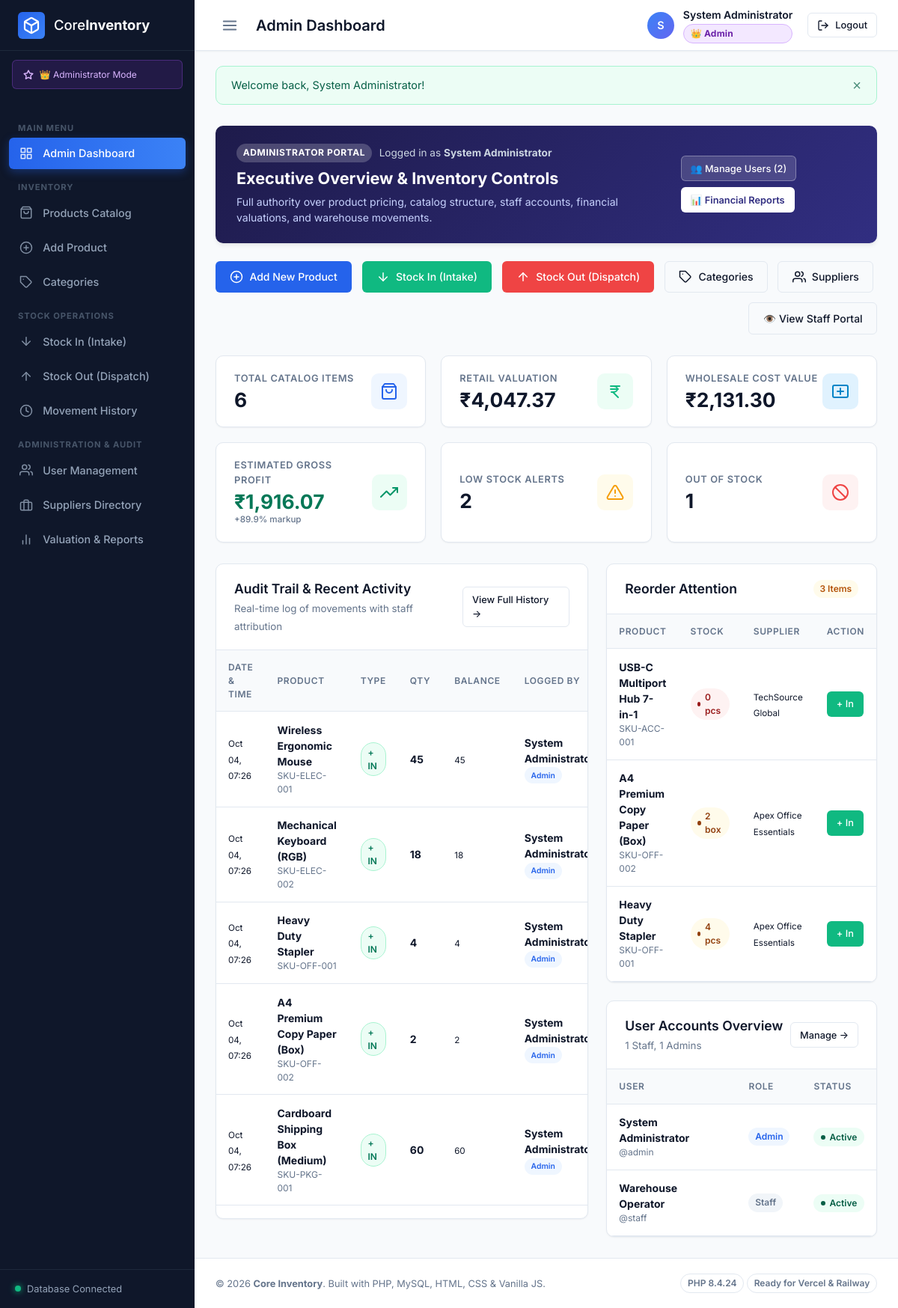
The app's page /pages/admin-dashboard.php (signed in) with its own data.
### tables this page shows
CREATE TABLE `stock_transactions` (
    `id` INT UNSIGNED NOT NULL AUTO_INCREMENT,
    `product_id` INT UNSIGNED NOT NULL,
    `user_id` INT UNSIGNED NULL,
    `type` ENUM('IN', 'OUT') NOT NULL,
    `quantity` INT NOT NULL,
    `balance_before` INT NOT NULL,
    `balance_after` INT NOT NULL,
    `reason` VARCHAR(100) NOT NULL DEFAULT 'Restock',
    `reference_no` VARCHAR(100) NULL,
    `notes` TEXT NULL,
    `created_at` DATETIME NOT NULL DEFAULT CURRENT_TIMESTAMP,
    PRIMARY KEY (`id`),
    KEY `idx_stock_product` (`product_id`),
    KEY `idx_stock_user` (`user_id`),
    KEY `idx_stock_type` (`type`),
    KEY `idx_stock_created` (`created_at`),
    CONSTRAINT `fk_stock_product` FOREIGN KEY (`product_id`)
        REFERENCES `products` (`id`) ON DELETE CASCADE ON UPDATE CASCADE,
    CONSTRAINT `fk_stock_user` FOREIGN KEY (`user_id`)
        REFERENCES `users` (`id`) ON DELETE SET NULL ON UPDATE CASCADE
);

CREATE TABLE `products` (
    `id` INT UNSIGNED NOT NULL AUTO_INCREMENT,
    `sku` VARCHAR(50) NOT NULL,
    `name` VARCHAR(150) NOT NULL,
    `description` TEXT NULL,
    `category_id` INT UNSIGNED NULL,
    `supplier_id` INT UNSIGNED NULL,
    `cost_price` DECIMAL(10, 2) NOT NULL DEFAULT 0.00,
    `unit_price` DECIMAL(10, 2) NOT NULL DEFAULT 0.00,
    `quantity` INT NOT NULL DEFAULT 0,
    `min_threshold` INT NOT NULL DEFAULT 5,
    `unit_of_measure` VARCHAR(30) NOT NULL DEFAULT 'pcs',
    `created_at` DATETIME NOT NULL DEFAULT CURRENT_TIMESTAMP,
    `updated_at` DATETIME NOT NULL DEFAULT CURRENT_TIMESTAMP ON UPDATE CURRENT_TIMESTAMP,
    PRIMARY KEY (`id`),
    UNIQUE KEY `uk_products_sku` (`sku`),
    KEY `idx_products_category` (`category_id`),
    KEY `idx_products_supplier` (`supplier_id`),
    CONSTRAINT `fk_products_category` FOREIGN KEY (`category_id`)
        REFERENCES `categories` (`id`) ON DELETE SET NULL ON UPDATE CASCADE,
    CONSTRAINT `fk_products_supplier` FOREIGN KEY (`supplier_id`)
        REFERENCES `suppliers` (`id`) ON DELETE SET NULL ON UPDATE CASCADE
);

CREATE TABLE `users` (
        `id` INT UNSIGNED NOT NULL AUTO_INCREMENT,
        `full_name` VARCHAR(100) NOT NULL,
        `username` VARCHAR(50) NOT NULL,
        `email` VARCHAR(100) NOT NULL,
        `password_hash` VARCHAR(255) NOT NULL,
        `role` ENUM('admin', 'staff') NOT NULL DEFAULT 'staff',
        `status` ENUM('active', 'inactive') NOT NULL DEFAULT 'active',
        `created_at` DATETIME NOT NULL DEFAULT CURRENT_TIMESTAMP,
        `updated_at` DATETIME NOT NULL DEFAULT CURRENT_TIMESTAMP ON UPDATE CURRENT_TIMESTAMP,
        PRIMARY KEY (`id`),
        UNIQUE KEY `uk_users_username` (`username`),
        UNIQUE KEY `uk_users_email` (`email`)
    );

CREATE TABLE `suppliers` (
    `id` INT UNSIGNED NOT NULL AUTO_INCREMENT,
    `name` VARCHAR(150) NOT NULL,
    `contact_person` VARCHAR(100) NULL,
    `email` VARCHAR(100) NULL,
    `phone` VARCHAR(30) NULL,
    `address` TEXT NULL,
    `created_at` DATETIME NOT NULL DEFAULT CURRENT_TIMESTAMP,
    PRIMARY KEY (`id`)
);

### pages/admin-dashboard.php (the view, shortened to what the rows shown need)
<?php
require_once __DIR__ . '/../includes/header.php';
try {
    $txStmt = $pdo->query("SELECT st.*, p.name AS product_name, p.sku, u.full_name AS user_name, u.role AS user_role
        FROM stock_transactions st
        JOIN products p ON st.product_id = p.id
        LEFT JOIN users u ON st.user_id = u.id
        ORDER BY st.created_at DESC LIMIT 8");
    $recentTransactions = $txStmt->fetchAll();
    $urgentStmt = $pdo->query("SELECT p.*, c.name AS category_name, s.name AS supplier_name
        FROM products p
        LEFT JOIN categories c ON p.category_id = c.id
        LEFT JOIN suppliers s ON p.supplier_id = s.id
        WHERE p.quantity <= p.min_threshold
        ORDER BY p.quantity ASC LIMIT 5");
    $urgentItems = $urgentStmt->fetchAll();
    $recentUsersStmt = $pdo->query("SELECT id, full_name, username, role, status FROM users ORDER BY created_at DESC LIMIT 4");
    $recentUsers = $recentUsersStmt->fetchAll();
} catch (PDOException $e) {
    error_log("Admin Dashboard query error: " . $e->getMessage());
    $totalProducts = $totalValuation = $totalCostVal = $grossMargin = $marginPercent = 0;
    $lowStockCount = $outOfStockCount = $totalUsers = $staffCount = 0;
    $recentTransactions = [];
    $urgentItems = [];
    $recentUsers = [];
}
?>
<div class="card" style="margin-bottom: 1.5rem; background: linear-gradient(135deg, #1e1b4b 0%, #312e81 100%); color: #ffffff; border: none; box-shadow: var(--shadow-md);">
    <div class="card-body" style="padding: 1.5rem 1.75rem; display: flex; align-items: center; justify-content: space-between; flex-wrap: gap; gap: 1rem;">
        <div>
            <h2 style="font-size: 1.35rem; font-weight: 700; color: #ffffff; margin-bottom: 0.25rem;">Executive Overview & Inventory Controls</h2>
        </div>
    </div>
</div>
<div class="dashboard-grid">
    <div class="card">
        <div class="card-header">
            <div>
                <h2 class="card-title">Audit Trail & Recent Activity</h2>
            </div>
        </div>
        <div class="card-body" style="padding: 0;">
            <div class="table-responsive">
                <table class="table">
                    <thead>
                        <tr>
                            <th>Date & Time</th>
                            <th>Product</th>
                            <th>Type</th>
                            <th>Qty</th>
                            <th>Balance</th>
                            <th>Logged By</th>
                        </tr>
                    </thead>
                    <tbody>
                        <?php if (empty($recentTransactions)): ?>
                            <tr>
                                <td colspan="6" style="text-align: center; padding: 2rem; color: var(--text-muted);">
                                    No inventory movements recorded yet.
                                </td>
                            </tr>
                        <?php else: ?>
                            <?php foreach ($recentTransactions as $tx): ?>
                                <tr>
                                    <td><small><?= date('M d, H:i', strtotime($tx['created_at'])) ?></small></td>
                                    <td>
                                        <strong><?= htmlspecialchars($tx['product_name']) ?></strong>
                                        <div style="font-size: 0.75rem; color: var(--text-muted);"><?= htmlspecialchars($tx['sku']) ?></div>
                                    </td>
                                    <td>
                                        <span class="badge <?= $tx['type'] === 'IN' ? 'badge-movement-in' : 'badge-movement-out' ?>">
                                            <?= $tx['type'] === 'IN' ? '+ IN' : '- OUT' ?>
                                        </span>
                                    </td>
                                    <td><strong><?= number_format($tx['quantity']) ?></strong></td>
                                    <td><small><?= number_format($tx['balance_after']) ?></small></td>
                                    <td>
                                        <div><strong><?= htmlspecialchars($tx['user_name'] ?? 'System') ?></strong></div>
                                        <span class="badge <?= ($tx['user_role'] ?? '') === 'admin' ? 'badge-primary' : 'badge-secondary' ?>" style="font-size: 0.65rem;">
                                            <?= ucfirst($tx['user_role'] ?? 'staff') ?>
                                        </span>
                                    </td>
                                </tr>
                            <?php endforeach; ?>
                        <?php endif; ?>
                    </tbody>
                </table>
            </div>
        </div>
    </div>
    <div style="display: flex; flex-direction: column; gap: 1.5rem;">
        <div class="card" style="margin-bottom: 0;">
            <div class="card-header">
                <h2 class="card-title">Reorder Attention</h2>
            </div>
            <div class="card-body" style="padding: 0;">
                <div class="table-responsive">
                    <table class="table">
                        <thead>
                            <tr>
                                <th>Product</th>
                                <th>Stock</th>
                                <th>Supplier</th>
                                <th>Action</th>
                            </tr>
                        </thead>
                        <tbody>
                            <?php if (empty($urgentItems)): ?>
                                <tr>
                                    <td colspan="4" style="text-align: center; padding: 1.5rem; color: var(--text-muted);">
                                        All inventory levels are healthy!
                                    </td>
                                </tr>
                            <?php else: ?>
                                <?php foreach ($urgentItems as $item): ?>
                                    <tr>
                                        <td>
                                            <strong><?= htmlspecialchars($item['name']) ?></strong>
                                            <div style="font-size: 0.75rem; color: var(--text-muted);"><?= htmlspecialchars($item['sku']) ?></div>
                                        </td>
                                        <td>
                                            <span class="stock-status-pill <?= $item['quantity'] == 0 ? 'outofstock' : 'lowstock' ?>">
                                                <?= $item['quantity'] ?> <?= htmlspecialchars($item['unit_of_measure']) ?>
                                            </span>
                                        </td>
                                        <td><small><?= htmlspecialchars($item['supplier_name'] ?? '-') ?></small></td>
                                        <td>
                                            <a href="<?= url('pages/stock-in.php?product_id=' . $item['id']) ?>" class="btn btn-sm btn-success" title="Restock">
                                                + In
                                            </a>
                                        </td>
                                    </tr>
                                <?php endforeach; ?>
                            <?php endif; ?>
                        </tbody>
                    </table>
                </div>
            </div>
        </div>
        <div class="card" style="margin-bottom: 0;">
            <div class="card-header">
                <div>
                    <h2 class="card-title">User Accounts Overview</h2>
                </div>
            </div>
            <div class="card-body" style="padding: 0;">
                <div class="table-responsive">
                    <table class="table">
                        <thead>
                            <tr>
                                <th>User</th>
                                <th>Role</th>
                                <th>Status</th>
                            </tr>
                        </thead>
                        <tbody>
                            <?php foreach ($recentUsers as $ru): ?>
                                <tr>
                                    <td>
                                        <strong><?= htmlspecialchars($ru['full_name']) ?></strong>
                                        <div style="font-size: 0.75rem; color: var(--text-muted);">@<?= htmlspecialchars($ru['username']) ?></div>
                                    </td>
                                    <td>
                                        <span class="badge <?= $ru['role'] === 'admin' ? 'badge-primary' : 'badge-secondary' ?>">
                                            <?= ucfirst($ru['role']) ?>
                                        </span>
                                    </td>
                                    <td>
                                        <span class="stock-status-pill <?= $ru['status'] === 'active' ? 'instock' : 'outofstock' ?>">
                                            <?= ucfirst($ru['status']) ?>
                                        </span>
                                    </td>
                                </tr>
                            <?php endforeach; ?>
                        </tbody>
                    </table>
                </div>
            </div>
        </div>
    </div>
</div>
<?php require_once __DIR__ . '/../includes/footer.php'; ?>

### records on screen
stock_transactions: created_at "Oct 04, 07:26", product.name "Wireless Ergonomic Mouse", product.sku "SKU-ELEC-001", type "+ IN", quantity "45", balance_after "45", user.full_name "System…", user.role "Admin"
stock_transactions: created_at "Oct 04, 07:26", product.name "Mechanical Keyboard (RGB)", product.sku "SKU-ELEC-002", type "+ IN", quantity "18", balance_after "18", user.full_name "System…", user.role "Admin"
stock_transactions: created_at "Oct 04, 07:26", product.name "Heavy Duty Stapler", product.sku "SKU-OFF-001", type "+ IN", quantity "4", balance_after "4", user.full_name "System…", user.role "Admin"
stock_transactions: created_at "Oct 04, 07:26", product.name "A4 Premium Copy Paper (Box)", product.sku "SKU-OFF-002", type "+ IN", quantity "2", balance_after "2", user.full_name "System…", user.role "Admin"
stock_transactions: created_at "Oct 04, 07:26", product.name "Cardboard Shipping Box (Medium)", product.sku "SKU-PKG-001", type "+ IN", quantity "60", balance_after "60", user.full_name "System…", user.role "Admin"
products: name "USB-C Multiport Hub 7-in-1", sku "SKU-ACC-001", quantity "0", unit_of_measure "pcs", supplier.name "TechSource Global"
products: name "A4 Premium Copy Paper (Box)", sku "SKU-OFF-002", quantity "2", unit_of_measure "box", supplier.name "Apex Office Essentials"
products: name "Heavy Duty Stapler", sku "SKU-OFF-001", quantity "4", unit_of_measure "pcs", supplier.name "Apex Office Essentials"
users: full_name "System Administrator", username "admin", role "Admin", status "Active"
users: full_name "Warehouse Operator", username "staff", role "Staff", status "Active"

### other values on screen
$pageTitle "Admin Dashboard"
substr($user['full_name'], 0, 1) "S"
$user['full_name'] "System Administrator"
$flash['message'] "Welcome back, System Administrator!"
$totalUsers "2"
$totalProducts "6"
formatCurrency($totalValuation) "₹4,047.37"
formatCurrency($totalCostVal) "₹2,131.30"
formatCurrency($grossMargin) "₹1,916.07"
$marginPercent "89.9"
$lowStockCount "2"
$outOfStockCount "1"
count($urgentItems) "3"
$staffCount "1"
$totalUsers - $staffCount "1"
